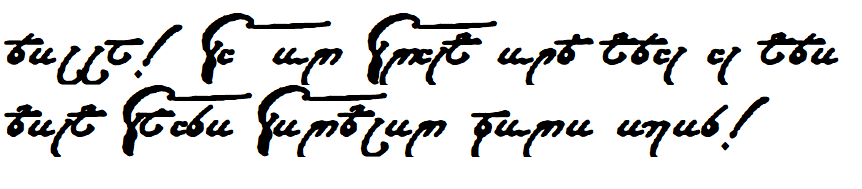
#> input picture images/test1.png, 862 x 189 px; its folder holds only this picture in this run
$ python main.py
#> lines starting #> are read from the running program, lines starting #| are printed output that depends on the picture
import pytesseract
from PIL import Image, ImageOps
import os
import cv2
import numpy as np


input_dir = 'images'

output_dir = 'output'


""" Borders """
border_width = 5
border_color = (0, 0, 0)

for filename in os.listdir(input_dir):
    if filename.endswith('.jpg') or filename.endswith('.png'):
        try:
            image = Image.open(os.path.join(input_dir, filename))
#> image is the input picture: PIL image 862x189 RGBA; mean R, G, B, A 219, 219, 219, 255

            upscale_factor = 2
            width, height = image.size
#> width = 862; height = 189
            """ upscale image """
            image = image.resize((width * upscale_factor, height * upscale_factor))
#> image: PIL image 1724x378 RGBA
            """ add border """
            image = ImageOps.expand(image, border=border_width, fill=border_color)
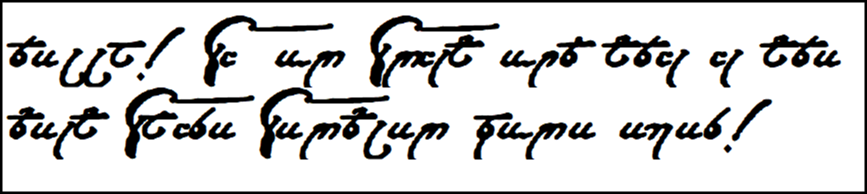
#> image: PIL image 1734x388 RGBA (shown at 1/2 size); mean R, G, B, A 212.2, 212.2, 212.2, 255
            """ convert to BGR """
            image = cv2.cvtColor(np.array(image), cv2.COLOR_RGB2BGR)
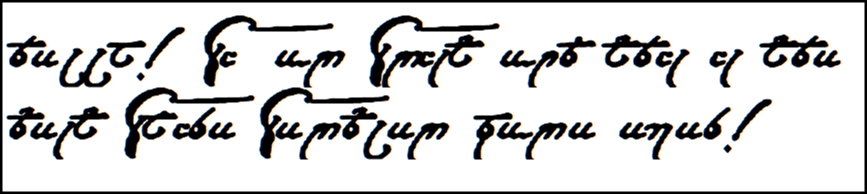
#> image: shape (388, 1734, 3) (shown at 1/2 size); mean R, G, B 212.2, 212.2, 212.2

            """ Additional configs: psm (see page segmentation methods); """
#> (the run stopped early here; a loop or call above may not have finished)

$ run again, on images/test2.png
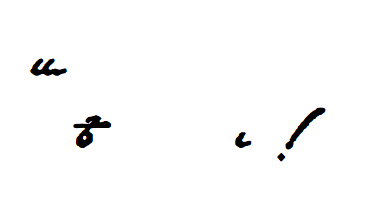
#> input picture images/test2.png, 386 x 203 px
#> image is the input picture: PIL image 386x203 RGBA; mean R, G, B, A 250.6, 250.6, 250.6, 255
#> `image = ImageOps.expand(image, border=border_width, fill=border_color)`:
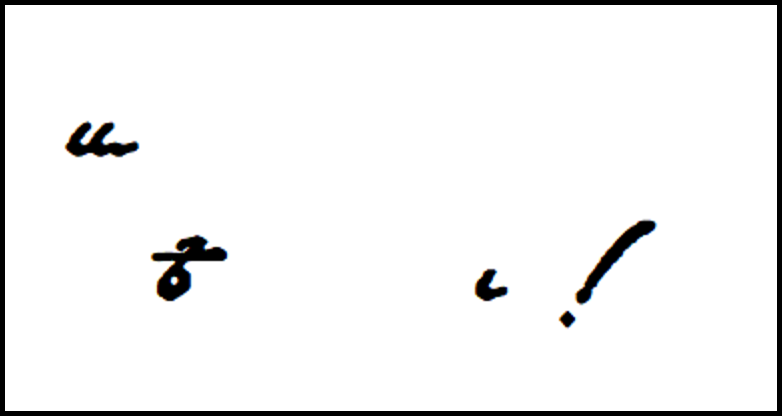
#> image: PIL image 782x416 RGBA; mean R, G, B, A 241.5, 241.4, 241.5, 255
